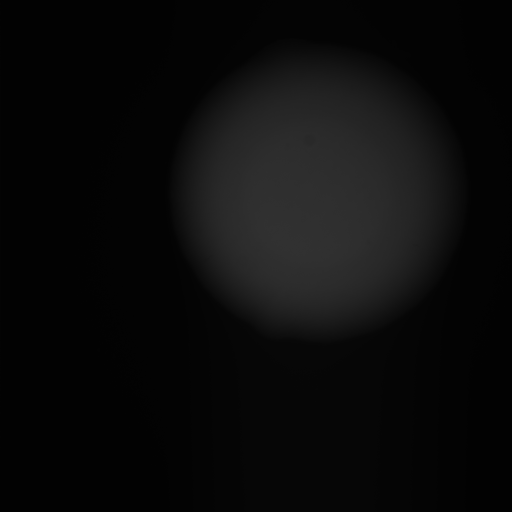
#> input picture images/1017/MONO2/M1_01_1.tif, 1024 x 1024 px (shown at 1/2 size)
$ jupyter execute --allow-errors ImageAnalysis.ipynb
#> lines starting #> are read from the running program, lines starting #| are printed output that depends on the picture
# Figure Generator.

[cell 1]
import numpy as np
import matplotlib.pyplot as plt
import matplotlib.patches as patch
import time
from scipy.optimize import curve_fit
import seaborn as sns
import pandas as pd
from PIL import Image, ImageFilter
from scipy.signal import medfilt
import skimage
import skimage.io
import skimage.feature
import skimage.filters
from skimage.transform import hough_circle, hough_circle_peaks
from mpl_toolkits.axes_grid1.inset_locator import inset_axes
from sympy import *
import os
#from skimage.draw import circle_perimeter
mpx = 8/924;
ipc = 1/2.54;
from scipy.stats import ttest_ind

[cell 2]
import matplotlib as mpl

mpl.rcParams['axes.linewidth'] = 2
mpl.rcParams['axes.labelsize'] = 8
mpl.rcParams['xtick.major.size'] = 8
mpl.rcParams['xtick.major.width'] = 1
mpl.rcParams['xtick.minor.size'] = 6
mpl.rcParams['xtick.minor.width'] = 1
mpl.rcParams['ytick.major.size'] = 8
mpl.rcParams['ytick.major.width'] = 1
mpl.rcParams['ytick.minor.size'] = 6
mpl.rcParams['ytick.minor.width'] = 1
mpl.rcParams['font.family'] = 'sans-serif'
mpl.rcParams['font.sans-serif'] = ['Arial']
#mpl.rcParams['font.sans-serif'] = ['Helvetica']
mpl.rcParams['font.size'] = 8; fsz=8;
mpl.rcParams['mathtext.fontset'] = 'cm'
mpl.rcParams["savefig.dpi"] = 300;
dir0 = './images/';

[cell 3]
class Colony:
    '''save image as colony information object'''
    def __init__(self, files, center=True, norm=True, thres=0.25):
#> called with center = True, norm = True, thres = 0.25
        if(len(files)==1):
            self.Image = skimage.io.imread(fname=files[0]);
#> self.Image is the input picture: shape (1024, 1024) uint16; min 0, max 12804, mean 2947.2
            self.Image = (self.Image-np.mean(np.sort(self.Image)[:100]) );
            self.Image = self.Image*(self.Image>0);
            self.ImageBW = skimage.io.imread(fname=files[0], as_gray=True);
        elif(len(files)==2):
            img1 = skimage.io.imread(fname=files[0]);
            #img1 = (img1-np.mean(np.sort(img1)[:100]) );
            #img1 = img1*(img1>0);
            img1 = [1,0,0]*skimage.color.gray2rgb( skimage.img_as_float( img1) );
            img2 = skimage.io.imread(fname=files[1]);
            #img2 = (img2-np.mean(np.sort(img2)[:100]) );
            #img2 = img2*(img2>0);
            img2 = [0,1,1]*skimage.color.gray2rgb( skimage.img_as_float( img2) );
            if(norm):
                img1 = (img1-np.mean(np.sort(img1)[:100]) )/(np.max(img1)-np.mean(np.sort(img1)[:100]));
                img2 = (img2-np.mean(np.sort(img2)[:100]) )/(np.max(img2)-np.mean(np.sort(img2)[:100]));
                img1 = img1*(img1>0); img2=img2*(img2>0);
            self.Image = img1+img2;
            self.ImageBW = skimage.color.rgb2gray(self.Image)
        self.Edge = skimage.filters.sobel(self.ImageBW);
        if(center):
            self.cx = np.sum( np.arange(1024)*np.sum(self.ImageBW>np.mean(self.ImageBW)*1.1, axis=0) )/np.sum(self.ImageBW>np.mean(self.ImageBW)*1.1);
#> self.cx = 632.6
            self.cy = np.sum( np.arange(1024)*np.sum(self.ImageBW>np.mean(self.ImageBW)*1.1, axis=1) )/np.sum(self.ImageBW>np.mean(self.ImageBW)*1.1);
#> self.cy = 391.3
            self.Image = np.roll(self.Image, -int(self.cy)+512, axis=0);
            self.Image = np.roll(self.Image, -int(self.cx)+512, axis=1);
            self.ImageBW = np.roll(self.ImageBW, -int(self.cy)+512, axis=0);
            self.ImageBW = np.roll(self.ImageBW, -int(self.cx)+512, axis=1);
            self.Edge = np.roll(self.Edge, -int(self.cy)+512, axis=0);
            self.Edge = np.roll(self.Edge, -int(self.cx)+512, axis=1);
            #self.Image = self.Image*(self.Image > 0.35*np.max(self.Image))
        #self.R = (np.sum( self.ImageBW > 0.25*np.max(self.ImageBW) )/np.pi)**0.5; ### 25% threshold
        self.R = (np.sum( self.ImageBW > thres*np.max(self.ImageBW) )/np.pi)**0.5;
#> self.R = 286.3

    def color(self, c):
#> called with c = 1
        filt = [0,0,0]; filt[c*2]=1; filt[c]=1;
        self.Image = filt*skimage.color.gray2rgb( skimage.img_as_float( self.Image) );
#> self.Image: shape (1024, 1024, 3) float64
        self.Image = self.Image/np.max(self.Image);


    def bdy(self, sigma=2.0, low_threshold=0.01, high_threshold=0.05):
        self.Edge = filters.sobel(self.ImageBW);
        self.cx = np.sum( np.arange(1024)*np.sum(self.ImageBW>np.mean(self.ImageBW)*1.1, axis=0) )/np.sum(self.ImageBW>np.mean(self.ImageBW)*1.1);
        self.cy = np.sum( np.arange(1024)*np.sum(self.ImageBW>np.mean(self.ImageBW)*1.1, axis=1) )/np.sum(self.ImageBW>np.mean(self.ImageBW)*1.1);

    def bdy_detect(self, sigma=2.0, low_threshold=0.01, high_threshold=0.05, rmin = 200, rmax=300):
        '''calculate the boundary and center information, using Canny algorithm in skimage implementation '''
        self.Edge = skimage.feature.canny(image=self.ImageBW, sigma=sigma, low_threshold=low_threshold, high_threshold=high_threshold);
        hough_radii = np.arange(rmin, rmax, 2);
        hough_res = hough_circle(self.Edge, hough_radii);
        accums, self.cx, self.cy, self.r = hough_circle_peaks(hough_res, hough_radii, total_num_peaks=1);

    def rtheta(self, thres=0.03):
        '''From the center and boundary data, plot r '''
        # first, pick up points that are considerably away from radius r.
        self.EdgeD = np.copy(self.Edge);
        xs = np.arange(1024); mesh=np.meshgrid(xs,xs);
        rs = np.sqrt( (mesh[0]-self.cx)**2 + (mesh[1]-self.cy)**2  )
        #self.EdgeD = self.EdgeD * (rs < self.r*(1-thres)  )
        # Use arctan to find r-theta
        ys, xs = np.nonzero(self.EdgeD);
        ys -= self.cy; xs -= self.cx;
        self.phi = np.arctan2(ys,xs);
        self.rs = np.sqrt( ys**2 + xs**2 );

    ## bdy_detect + rtheta is almost-finished routine for the tapistry view.
    ## However we can also ask: is there any better way to do this?
    ## One key point should be to re-position the dent so that the symmetic axis comes to x=0. How can I do this?

[cell 4]
def linf(x,a,b):
    return a*x +b
def linfit(xs, ys):
    pop, popt = curve_fit( linf, xs, ys );
    yfit = xs*pop[0]+pop[1];
    return pop[0], yfit, pop[1]

[cell 5]
vw_expm1=np.array([0.03391664733751731, 0.0340953786268415]);
vm_expm1=np.array([0.022492829541889112, 0.0222423045526467]);
vw_expm1 = np.array([0.033]);
vm_expm1 = np.array([0.020]);
vr_expm1=np.concatenate( [vm_expm1/vw_expm1, vm_expm1/np.flip(vw_expm1) ] )

[cell 6]
def phid(vw,vm,u):
    y = (u**2+vw**2-vm**2)**0.5;
    return np.arctan(  (u*y+vw*vm)/( vw*y-u*vm ) )
def phis(vw,u):
    return np.arctan(u/vw)
def phiphi(phis, vm2vw):
    u2vw = np.tan(phis);
    return phid(1, vm2vw, u2vw)

# Main figure codes

## Fig. 1a

### 1a2, 1a3

[cell 7]
dest = dir0+'1017/MONO2/M1_01_1.tif';
m01 = Colony([dest]); m01.color(1);
dest = dir0+'1017/MONO2/W1_01_1.tif';
w01 = Colony([dest]); w01.color(0);
#> call 2 of __init__, with center = True, norm = True, thres = 0.25
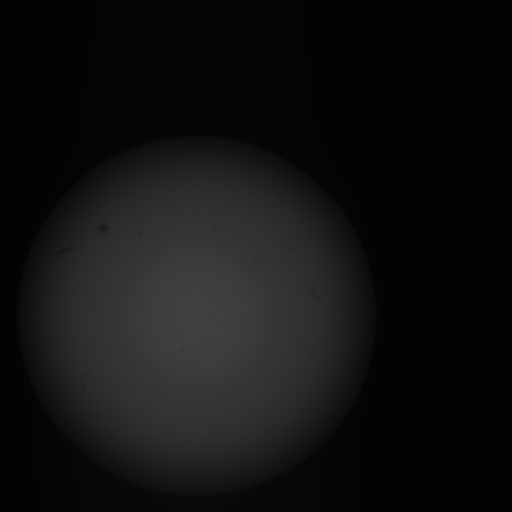
#> input picture images/1017/MONO2/W1_01_1.tif, 1024 x 1024 px (shown at 1/2 size)
#> in __init__, self.Image is the input picture: shape (1024, 1024) uint16; min 0, max 16723, mean 4589
#> in __init__ (call 2), `self.cx = np.sum( np.arange(1024)*np.sum(self.ImageBW>np.mean(self.Ima..`: self.cx = 394.6
#> in __init__ (call 2), `self.cy = np.sum( np.arange(1024)*np.sum(self.ImageBW>np.mean(self.Ima..`: self.cy = 633.2
#> in __init__ (call 2), `self.Edge = np.roll(self.Edge, -int(self.cx)+512, axis=1);`:
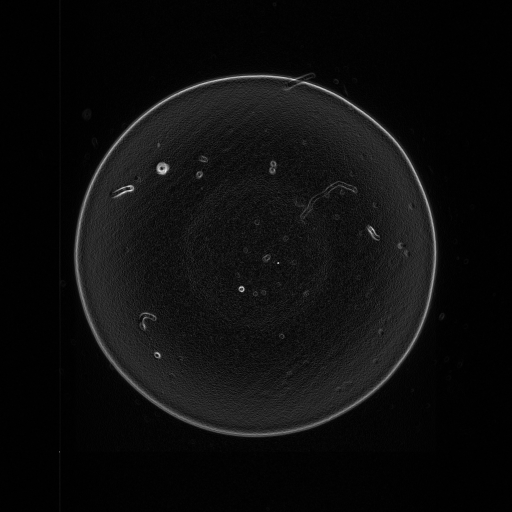
#> self.Edge: shape (1024, 1024) float64 (shown at 1/2 size); min 0, max 0.0124, mean 0.000678; drawn with min black and max white
#> in __init__ (call 2), `self.R = (np.sum( self.ImageBW > thres*np.max(self.ImageBW) )/np.pi)**..`: self.R = 346.4
#> call 2 of color, with c = 0
#> in color (call 2), `self.Image = filt*skimage.color.gray2rgb( skimage.img_as_float( self.I..`:
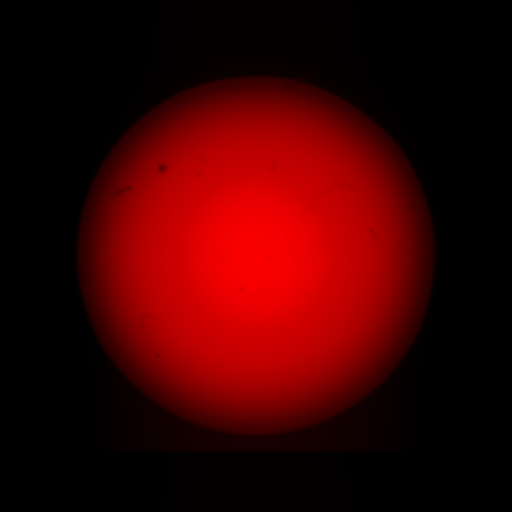
#> self.Image: shape (1024, 1024, 3) float64 (shown at 1/2 size); mean R, G, B 3707.9, 0, 0; drawn with min black and max white

[cell 8]
fig, ax = plt.subplots(1,1, figsize=(1, 1));
#plt.rcParams.update({'font.size': fsz*4})
fig.subplots_adjust(left=0, bottom=0, right=1, top=1, wspace=0, hspace=0);
margin = 130;
ax.set_xlim(margin,1024-margin); ax.set_ylim(1024-margin,margin);
ax.set_axis_off(); ax.margins(0,0);
ax.plot( np.linspace(0, 1/mpx, 10)+50+margin, np.ones(10)*980-margin, color=(1,1,1), linewidth=2 )
# [4 lines of commented-out code are left out]

### 1a4

[cell 9]
rs1 = np.zeros((4,8+2+2)); # from rep 1 folder, 0:wt1, 1:wt2, 2:mut1, 3: mut2
ts1 = np.zeros(12);
#rs2 = np.zeros((2, 6));
#ts2 = np.zeros(6);
#> (the rest of this cell did not finish here and is left out)

[cell 10]
rs2 = np.zeros((4, 6));
ts2 = np.zeros(6);
#> (the rest of this cell did not finish here and is left out)

[cell 11]
ys1 = np.zeros((4,6));
ys2 = np.zeros((4,3));
yf = np.zeros((4,10));
xs1 = ts1[-6:]-ts1[0];
xs2 = ts2[-3:]-ts2[0];
for i in np.arange(4):
    ys1[i] = (rs1[i]*mpx)[-6:];
    ys2[i] = (rs2[i]*mpx)[-3:];
ys = np.concatenate([ys1, ys2], axis=-1);
xs = np.concatenate([xs1, xs2], axis=-1);
print(ys.shape)
for i in np.arange(4):
    sol = curve_fit(linf, xdata=xs, ydata=ys[i])
    yf[i] = np.linspace(0, 50, 10)*sol[0][0]+sol[0][1];
    print(sol[0][0], sol[1][0,0])

[cell 12]
fig, ax = plt.subplots(figsize=(1.5,2));
fig.subplots_adjust(left=0, bottom=0, right=1, top=1, wspace=0, hspace=0);
ax.margins(0,0);
#> (the rest of this cell did not finish here and is left out)

## Fig. 1b

[cell 13]
str1 = ['01','001','0001'];
str2 = ['WM991','WM91','WM11','WM19','WM199'];
comps = np.zeros([3,5,1024,1024,3]);
#> (the rest of this cell did not finish here and is left out)

[cell 14]
margin = 130;
#> margin = 130
fig, ax = plt.subplots(figsize=(2,2));
fig.subplots_adjust(left=0, bottom=0, right=1, top=1, wspace=0, hspace=0);
ax.imshow(comps[0,0]);
ax.set_axis_off(); ax.margins(0,0);
ax.set_xlim(margin,1024-margin); ax.set_ylim(1024-margin,margin);
ax.plot( np.linspace(0, 1/mpx, 10)+50+margin, np.ones(10)*980-margin, color=(1,1,1), linewidth=2 )
fig.savefig('./fig_v1/1b1.pdf', bbox_inches='tight')

[cell 15]
fig, ax = plt.subplots(figsize=(2,2));
fig.subplots_adjust(left=0, bottom=0, right=1, top=1, wspace=0, hspace=0);
ax.imshow(comps[2,0]);
ax.set_axis_off(); ax.margins(0,0);
ax.set_xlim(margin,1024-margin); ax.set_ylim(1024-margin,margin);
ax.plot( np.linspace(0, 1/mpx, 10)+50+margin, np.ones(10)*980-margin, color=(1,1,1), linewidth=2 )
fig.savefig('./fig_v1/1b2.pdf', bbox_inches='tight')

## Fig. 1c

[cell 16]
dest1 = dir0+'1017/COMP0001/WM991_1_1.tif';
dest2 = dir0+'1017/COMP0001/WM991_2_1.tif';
comp = Colony([dest1,dest2]);
#> in __init__, img1 is the input picture: shape (1024, 1024) uint16; min 0, max 16585, mean 4065.5
#> in __init__, img2 is the input picture: shape (1024, 1024) uint16; min 0, max 2019, mean 759.7

[cell 17]
fig, ax = plt.subplots(1,1, figsize=(2, 2));
plt.rcParams.update({'font.size': fsz})
fig.subplots_adjust(left=0, bottom=0, right=1, top=1, wspace=0, hspace=0)
ax.set_xticks([]); ax.set_yticks([]);
ax.set_axis_off()
img = np.copy(np.flip(comp.Image, axis=0));
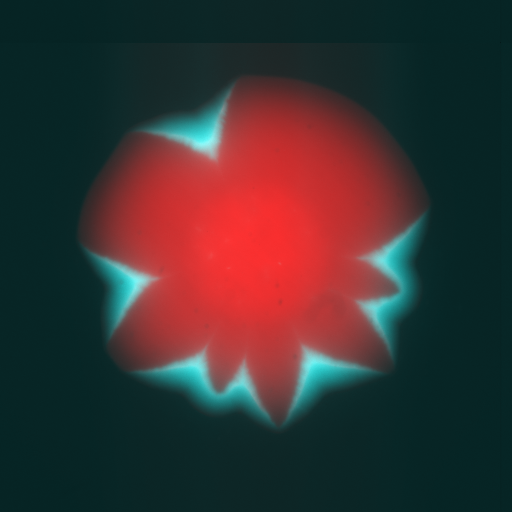
#> img: shape (1024, 1024, 3) float64 (shown at 1/2 size); mean R, G, B 0.231, 0.194, 0.194
ax.imshow( img )
ax.add_patch(patch.Circle( (512,512), 353, facecolor='none', edgecolor=(1,1,1),linestyle='--', linewidth=1.5 ))
#ax.add_patch(patch.FancyArrow( 420,340,0,-20, width=1, length_includes_head=True, head_width=2, color=(1,1,1), alpha=1  ))
s = 380;
ax.set_xlim(200,200+s); ax.set_ylim(110,110+s);
ax.plot( np.linspace(0, 1/mpx, 10)+ 230, np.ones(10)*135, color=(1,1,1), linewidth=2 )
#ax.text(350, 345, 'Mutant emerges', color=(1,1,1))
#ax.text(440, 450, 'Wildtype', color=(1,1,1))
fig.savefig('./fig_v1/1c.pdf', bbox_inches='tight')

## Fig. 3a

### 3a1

[cell 18]
dest1 = dir0+'2020/0704/razor/T4/A1A2M_OD0001/10X/2_C1.tif';
dest2 = dir0+'2020/0704/razor/T4/A1A2M_OD0001/10X/2_C2.tif';
#> (the rest of this cell did not finish here and is left out)

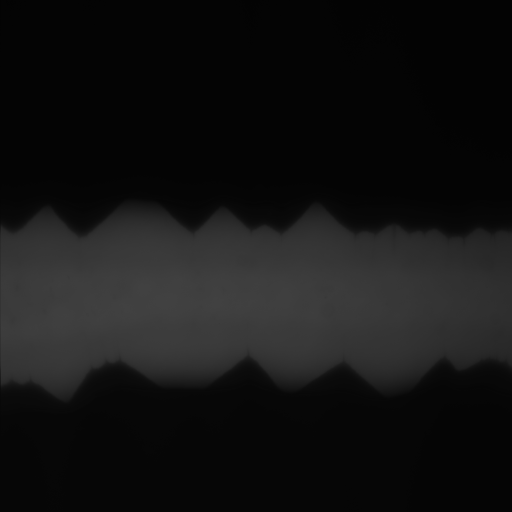
#> input picture images/2020/0704/razor/T4/A1A2M_OD0001/10X/2_C1.tif, 1024 x 1024 px (shown at 1/2 size)
#> in __init__, img1 is the input picture: shape (1024, 1024) uint16; min 0, max 17043, mean 5107
#> in __init__ (call 8), `img1 = [1,0,0]*skimage.color.gray2rgb( skimage.img_as_float( img1) );`:
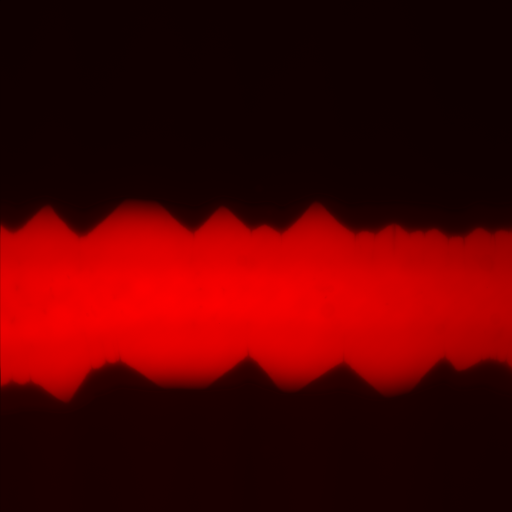
#> img1: shape (1024, 1024, 3) float64 (shown at 1/2 size); mean R, G, B 0.0779, 0, 0; drawn with min black and max white
t0= os.path.getmtime(dir0+'2020/0704/razor/start.txt');
t = os.path.getmtime(dest1);
print((t-t0)/3600)
#C:\Users\Hyun\Dropbox (MIT)\MRE_photos\photos\2020\0704\razor\T4\A1A2M_OD0001\10X

[cell 19]
fig, ax = plt.subplots(1,1, figsize=(9, 1.5));
plt.rcParams.update({'font.size': fsz*4})
fig.subplots_adjust(left=0, bottom=0, right=1, top=1, wspace=0, hspace=0)
margin = 20;
ax.set_xlim(margin,1024-margin);
ax.set_ylim(575,575+(1024-margin*2)/6);
ax.set_xticks([]); ax.set_yticks([]);
#> (the rest of this cell did not finish here and is left out)

[cell 20]
dest={}; L = 1024;
u = np.zeros(10); v1=np.zeros(10); v2=np.zeros(10); y=np.zeros(10);

for i in np.arange(5):
    dest[i] = dir0+'2020/0704/razor/T4/A1A2M_OD0001/40X/'+str(i+1)+'_C2.tif';
    dest[i+5] = dir0+'2020/0704/razor/T4/A1A2M_OD0001/40X/'+str(i+1)+'_C1.tif';
#> (the rest of this cell did not finish here and is left out)

[cell 21]
i=4;
#> i = 4
fig, ax = plt.subplots(figsize=(5.1,5.17*7/15))
#ax.plot( np.arange(L), b1 );
#ax.plot( np.arange(L), b2 );
#ax.plot( np.arange(L), b3 );
#ax.plot( np.arange(L), b4 );
#> (the rest of this cell did not finish here and is left out)

[cell 22]
u=np.average(u); vw=np.average(v2); vm=np.linspace(0,vw,1000)[:-1];
#> after `u = np.average(u)`: u = 0
def phid(vw,vm,u):
    y = (u**2+vw**2-vm**2)**0.5;
    return np.arctan(  (u*y+vw*vm)/( vw*y-u*vm ) )
phid_expm4 = np.arctan( u/y )*180/np.pi
#> phid_expm4 = [nan, nan, nan, nan, nan, nan, nan, nan, nan, nan]
phis_expm4 = np.arctan( u/v2)*180/np.pi
#> phis_expm4 = [nan, nan, nan, nan, nan, nan, nan, nan, nan, nan]

s1=phid(1, np.average(vr_expm1), u/v2  )*180/np.pi; s2 = phid_expm4;
#> after `s1 = phid(1, np.average(vr_expm1), u / v2) * 180 / np.pi`: s1 = [nan, nan, nan, nan, nan, nan, nan, nan, nan, nan]
#> after `s2 = phid_expm4`: s2 = [nan, nan, nan, nan, nan, nan, nan, nan, nan, nan]

[cell 23]
(20/33)**2/2-1

[cell 24]
#####
mpl.rcParams['font.size'] = fsz*1.5;

fig, ax = plt.subplots(1,1,  figsize=(2.5, 3.5) )

s1=phid(1, np.average(vr_expm1), u/v2  )*180/np.pi; s2 = phid_expm4;
xs = np.concatenate([s2*0+1,s1*0+2]);
sns.violinplot( x=xs, y=np.concatenate([s2,s1]), inner='point', saturation=1, ax=ax )
print(np.str( np.average(s1) )[:6]+'$\pm$'+np.str( np.std(s1) )[:5], np.std(s1)/(10**0.5))
#| nan$\pm$nan nan
print(np.str( np.average(s2) )[:6]+'$\pm$'+np.str( np.std(s2) )[:5], np.std(s2)/(10**0.5))
#| nan$\pm$nan nan
#ax.text(1.6, 40, '70.4'+'$\pm$'+'1.0',fontsize=fsz*1.5)
#ax.text(0.6, 40, '73.9'+'$\pm$'+'3.8',fontsize=fsz*1.5)
ax.set_xticks([0,1]);
ax.set_xticklabels(['Observed','Predicted'] ,fontsize=fsz*1.5)
ax.set_xlim(-0.5,1.5)
ax.set_ylim(0,90)
ax.set_ylabel('Dent angle '+r'$\phi_\mathrm{D}$', fontsize=fsz*1.5)
ax.set_yticks([0,45,90]);
ax.set_yticklabels(['0'+r'$^\circ$','45'+r'$^\circ$','90'+r'$^\circ$']);
ax.margins(0,0);
fig.savefig('./fig_v1/3c_b.pdf', bbox_inches='tight')

## Supplementary figure codes

### S1

[cell 25]
imgs = np.zeros([2,11,1024,1024,3]);
#> (the rest of this cell did not finish here and is left out)

[cell 26]
imgs2 = np.zeros([2,4,1024,1024,3]);
imgs2[0] = imgs[0, 3:7];
imgs2[1] = imgs[1, 3:7];

[cell 27]
fig, ax = plt.subplots(2, 4, gridspec_kw={'wspace':0.,'hspace':0.}, figsize=(7.9,4) );
for i in np.arange(2):
    for j in np.arange(4):
        ax[i,j].imshow(imgs2[i,j]);
        ax[i,j].set_xticks([]);
        ax[i,j].set_yticks([]);
fig.savefig('./fig_v1/s1a.pdf', bbox_inches='tight')
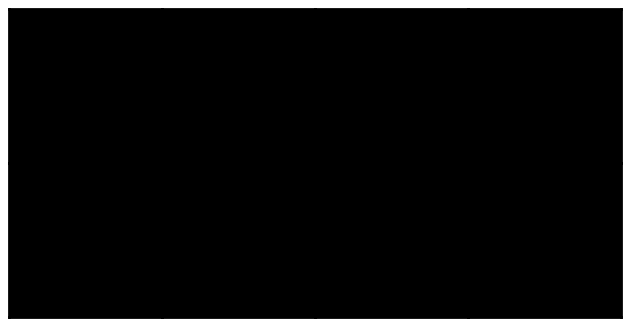
#> figure drawn by matplotlib, 8 panels

### S2

[cell 28]
rs1 = np.zeros((4,8+2+2)); # from rep 1 folder, 0:wt1, 1:wt2, 2:mut1, 3: mut2
ts1 = np.zeros(12);
#rs2 = np.zeros((2, 6));
#> (the rest of this cell did not finish here and is left out)

[cell 29]
rs2 = np.zeros((4, 6));
ts2 = np.zeros(6);
#> (the rest of this cell did not finish here and is left out)

[cell 30]
ys1 = np.zeros((4,6));
ys2 = np.zeros((4,3));
yf = np.zeros((4,10));
xs1 = ts1[-6:]-ts1[0];
xs2 = ts2[-3:]-ts2[0];
for i in np.arange(4):
    ys1[i] = (rs1[i]*mpx)[-6:];
    ys2[i] = (rs2[i]*mpx)[-3:];
ys = np.concatenate([ys1, ys2], axis=-1);
xs = np.concatenate([xs1, xs2], axis=-1);
print(ys.shape)
for i in np.arange(4):
    sol = curve_fit(linf, xdata=xs, ydata=ys[i])
    yf[i] = np.linspace(0, 50, 10)*sol[0][0]+sol[0][1];
    print(sol[0][0], sol[1][0,0])
